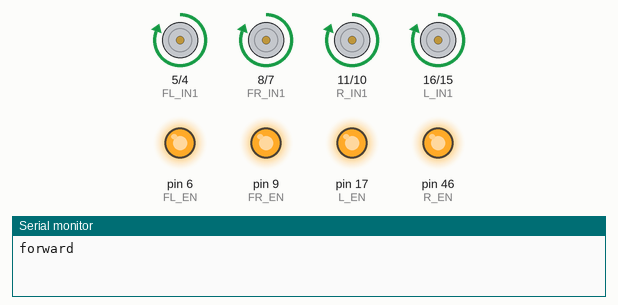
Simulated run of this sketch. Board: Arduino Mega 2560, built with avr-gcc and run on an emulated ATmega2560. On the bench: motor-driver pin pairs drawn as motors (green arrow = first pin HIGH = forward, orange = second pin HIGH = backward, longer = more drive), output pins drawn as LEDs (lit = HIGH), the last lines printed to the serial monitor.

Above: at 1.5 s.
At 4.5 s:
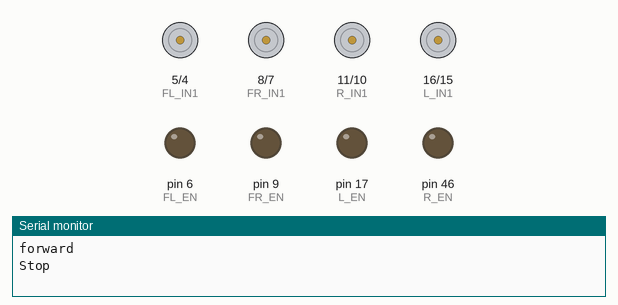
Timing chart, 0 to 7.8 s (numbered marks = the images above):
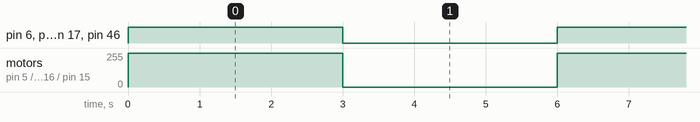

Measured:
- by itself, pin 6 (FL_EN), pin 9 (FR_EN), pin 17 (L_EN), pin 46 (R_EN): alternates HIGH for 3.0 s and LOW for 3.0 s
- by itself, motor on pin 5 (FL_IN1) / pin 4 (FL_IN2), motor on pin 8 (FR_IN1) / pin 7 (FR_IN2), motor on pin 11 (R_IN1) / pin 10 (R_IN2), motor on pin 16 (L_IN1) / pin 15 (L_IN2): alternates forward 255/255 for 3.0 s and stopped for 3.0 s

The sketch:

testMoveRobot.ino
```cpp
// Rear Left motor
const int L_IN1 = 16; // in
const int L_IN2 = 15;
const int L_EN  = 17;

// Rear Right motor
const int R_IN1 = 11; // in3
const int R_IN2 = 10; // in4
const int R_EN  = 46; // enb

// Front Left motor
const int FL_IN1 = 5;
const int FL_IN2 = 4;
const int FL_EN  = 6;

// Front Right motor
const int FR_IN1 = 8;
const int FR_IN2 = 7;
const int FR_EN  = 9;

void setup() {
  Serial.begin(115200);
  // Set all pins as outputs
  pinMode(L_IN1, OUTPUT);
  pinMode(L_IN2, OUTPUT);
  pinMode(L_EN, OUTPUT);

  pinMode(R_IN1, OUTPUT);
  pinMode(R_IN2, OUTPUT);
  pinMode(R_EN, OUTPUT);

  pinMode(FL_IN1, OUTPUT);
  pinMode(FL_IN2, OUTPUT);
  pinMode(FL_EN, OUTPUT);

  pinMode(FR_IN1, OUTPUT);
  pinMode(FR_IN2, OUTPUT);
  pinMode(FR_EN, OUTPUT);

  stopRobot();
}

void loop() {
  moveForward(255);  // Full speed
  Serial.println("forward");
  delay(3000);       // Move for 3 seconds

  stopRobot();
    Serial.println("Stop");

  delay(3000);       // Stop for 3 seconds
}

void moveForward(int speedValue) {
  // Rear Left
  digitalWrite(L_IN1, HIGH);
  digitalWrite(L_IN2, LOW);
  analogWrite(L_EN, speedValue);

  // Rear Right
  digitalWrite(R_IN1, HIGH);
  digitalWrite(R_IN2, LOW);
  analogWrite(R_EN, speedValue);

  // Front Left
  digitalWrite(FL_IN1, HIGH);
  digitalWrite(FL_IN2, LOW);
  analogWrite(FL_EN, speedValue);

  // Front Right
  digitalWrite(FR_IN1, HIGH);
  digitalWrite(FR_IN2, LOW);
  analogWrite(FR_EN, speedValue);
}

void stopRobot() {
  analogWrite(L_EN, 0);
  analogWrite(R_EN, 0);
  analogWrite(FL_EN, 0);
  analogWrite(FR_EN, 0);

  digitalWrite(L_IN1, LOW);
  digitalWrite(L_IN2, LOW);

  digitalWrite(R_IN1, LOW);
  digitalWrite(R_IN2, LOW);

  digitalWrite(FL_IN1, LOW);
  digitalWrite(FL_IN2, LOW);

  digitalWrite(FR_IN1, LOW);
  digitalWrite(FR_IN2, LOW);
}

void turnRight(int speedValue) {
  // Left side backward
  digitalWrite(L_IN1, LOW);
  digitalWrite(L_IN2, HIGH);
  analogWrite(L_EN, speedValue);

  digitalWrite(FL_IN1, LOW);
  digitalWrite(FL_IN2, HIGH);
  analogWrite(FL_EN, speedValue);

  // Right side forward
  digitalWrite(R_IN1, HIGH);
  digitalWrite(R_IN2, LOW);
  analogWrite(R_EN, speedValue);

  digitalWrite(FR_IN1, HIGH);
  digitalWrite(FR_IN2, LOW);
  analogWrite(FR_EN, speedValue);
}

void turnLeft(int speedValue) {
  // Left side forward
  digitalWrite(L_IN1, HIGH);
  digitalWrite(L_IN2, LOW);
  analogWrite(L_EN, speedValue);

  digitalWrite(FL_IN1, HIGH);
  digitalWrite(FL_IN2, LOW);
  analogWrite(FL_EN, speedValue);

  // Right side backward
  digitalWrite(R_IN1, LOW);
  digitalWrite(R_IN2, HIGH);
  analogWrite(R_EN, speedValue);

  digitalWrite(FR_IN1, LOW);
  digitalWrite(FR_IN2, HIGH);
  analogWrite(FR_EN, speedValue);
}
```
